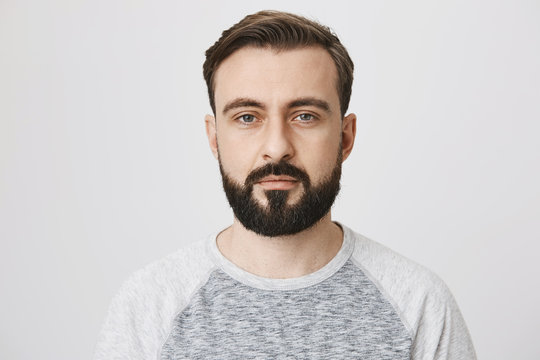
#> input picture image1.jpg, 540 x 360 px
$ python sample34_UNDERSTANDING_IMAGE_HISTOGRAM.py
#> lines starting #> are read from the running program, lines starting #| are printed output that depends on the picture
import cv2
import matplotlib.pyplot as plt

image = cv2.imread('image1.jpg', 1)
#> image is the input picture: shape (360, 540, 3); mean B, G, R 201.9, 203, 207.7

b,g,r = cv2.split(image)
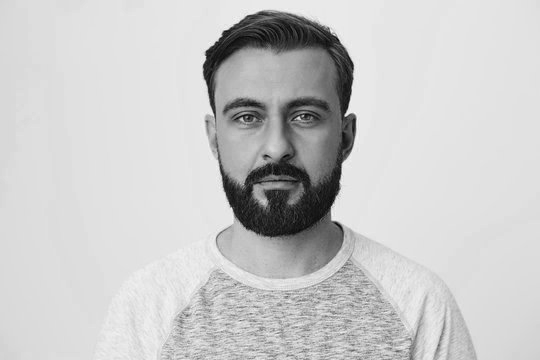
#> b: shape (360, 540); min 2, max 248, mean 201.9
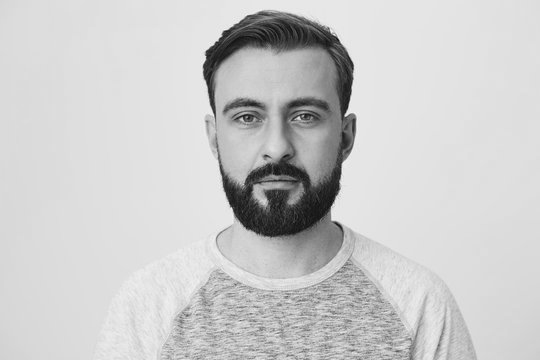
#> g: shape (360, 540); min 9, max 245, mean 203
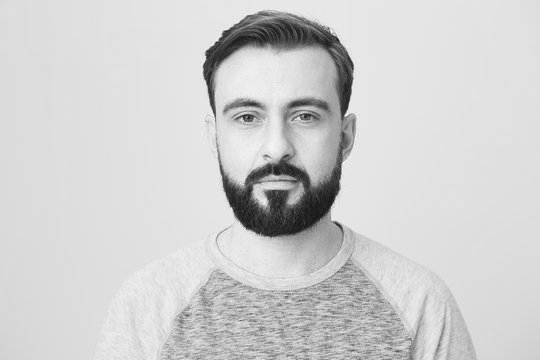
#> r: shape (360, 540); min 18, max 251, mean 207.7

cv2.imshow('image', image)
cv2.imshow('b', b)
cv2.imshow('g', g)
cv2.imshow('r', r)


plt.hist(image.ravel(), 256, range=[0, 256])
plt.hist(b.ravel(), 256, range=[0, 256])
plt.hist(g.ravel(), 256, range=[0, 256])
plt.hist(r.ravel(), 256, range=[0, 256])
plt.show()
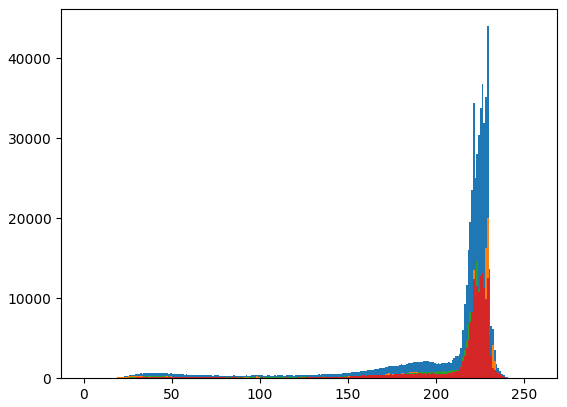
#> figure drawn by matplotlib, 1 panel; tallest bar 44015 high, from x = 229 to 230; tallest bar 20017 high, from x = 229 to 230; tallest bar 14621 high, from x = 223 to 224


cv2.waitKey(0)
cv2.destroyAllWindows()

$ run again, with image2.jpg copied over image1.jpg
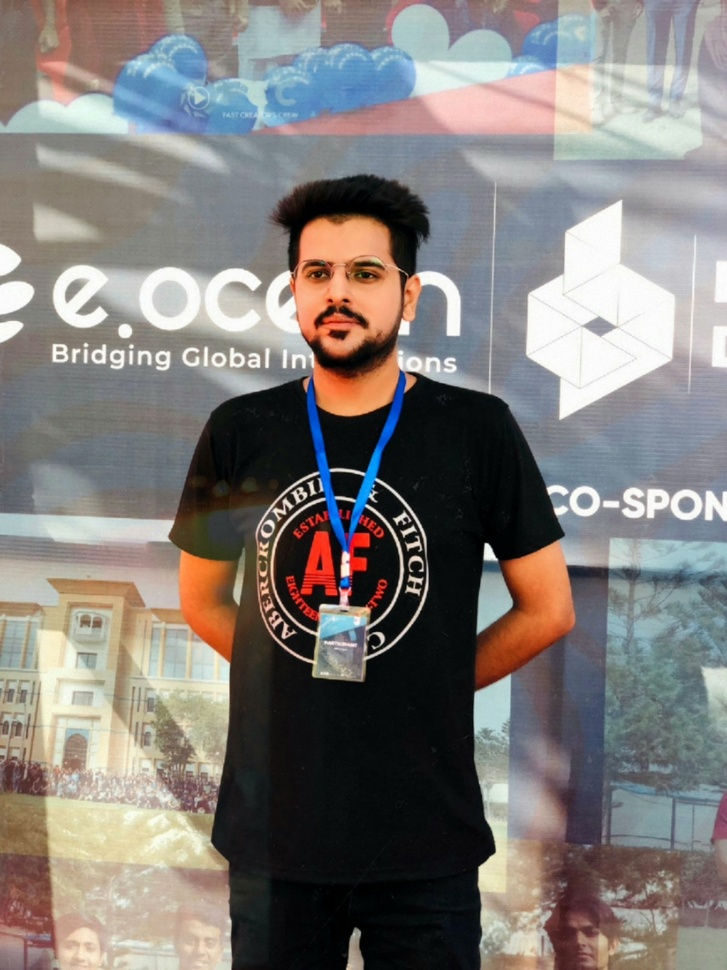
#> input picture image2.jpg, 727 x 970 px, shrunk from 1200 x 1600 before the run
#> image is the input picture: shape (970, 727, 3); mean B, G, R 121.2, 124.5, 129.4
#> `b,g,r = cv2.split(image)`:
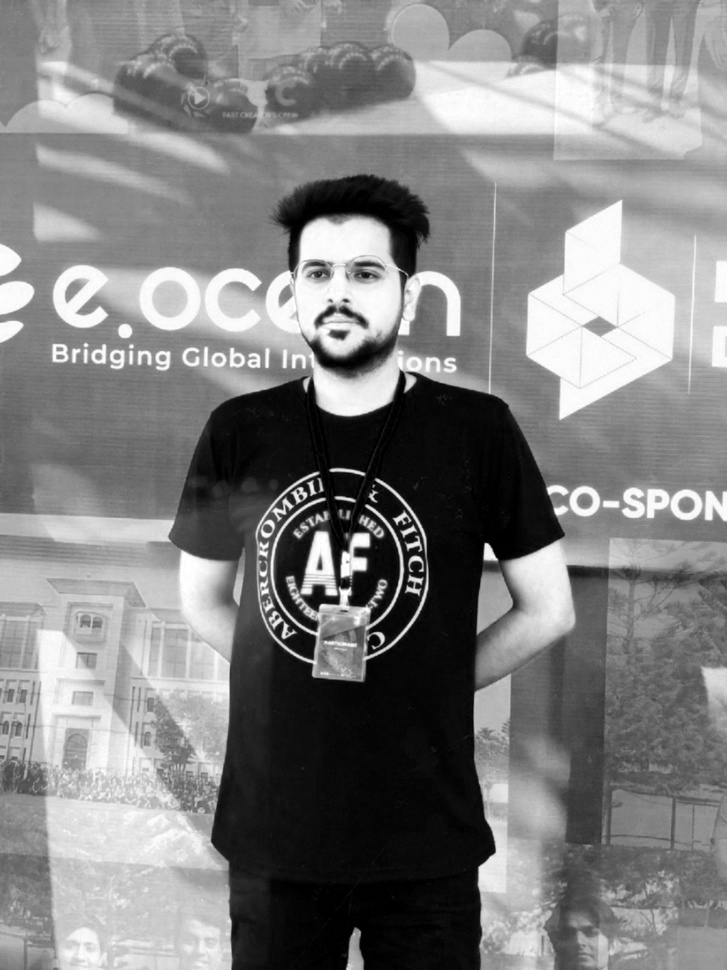
#> r: shape (970, 727); min 0, max 255, mean 129.4
#> `plt.show()`:
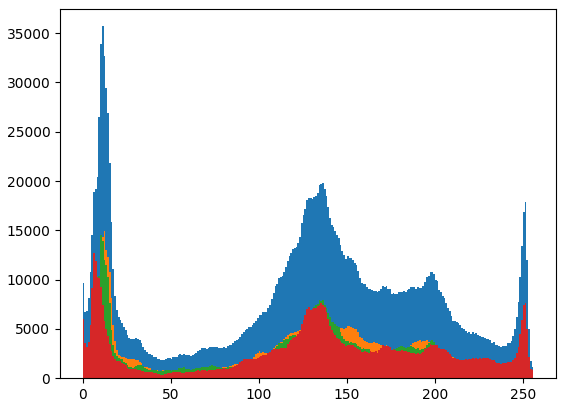
#> figure drawn by matplotlib, 1 panel; tallest bar 35700 high, from x = 11 to 12; tallest bar 14963 high, from x = 12 to 13; tallest bar 14572 high, from x = 10 to 11

$ run again, with image6.jpg copied over image1.jpg
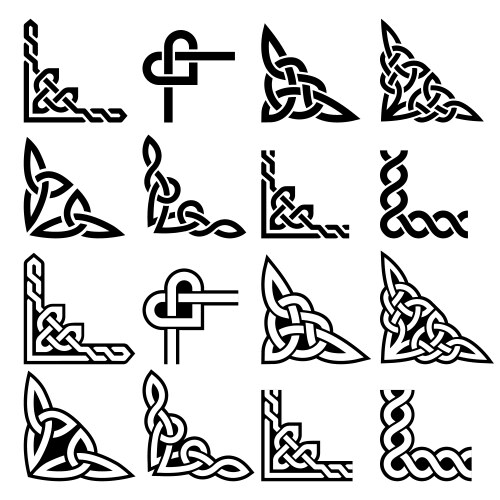
#> input picture image6.jpg, 500 x 500 px
#> image is the input picture: shape (500, 500, 3); min 0, max 255, mean 213
#> `plt.show()`:
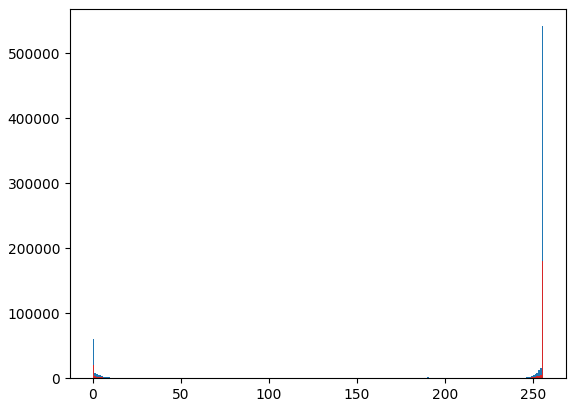
#> figure drawn by matplotlib, 1 panel; tallest bar 541854 high, from x = 255 to 256; tallest bar 180618 high, from x = 255 to 256; tallest bar 180618 high, from x = 255 to 256

$ run again, with image7.jpg copied over image1.jpg
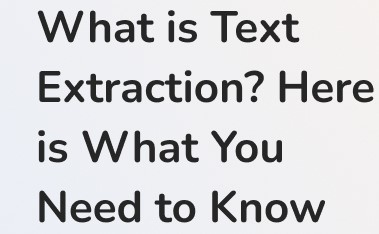
#> input picture image7.jpg, 379 x 234 px
#> image is the input picture: shape (234, 379, 3); mean B, G, R 215.1, 212.7, 212.5
#> `plt.show()`:
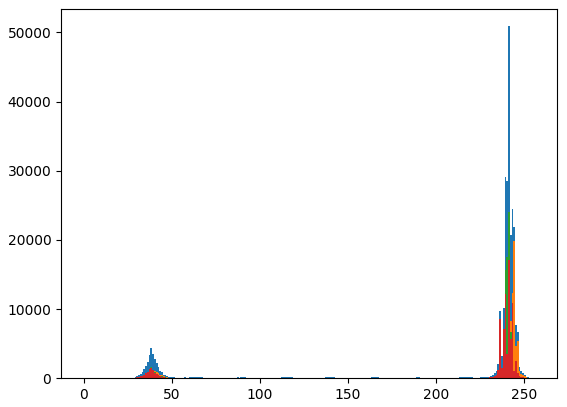
#> figure drawn by matplotlib, 1 panel; tallest bar 50888 high, from x = 241 to 242; tallest bar 19880 high, from x = 244 to 245; tallest bar 23959 high, from x = 241 to 242
